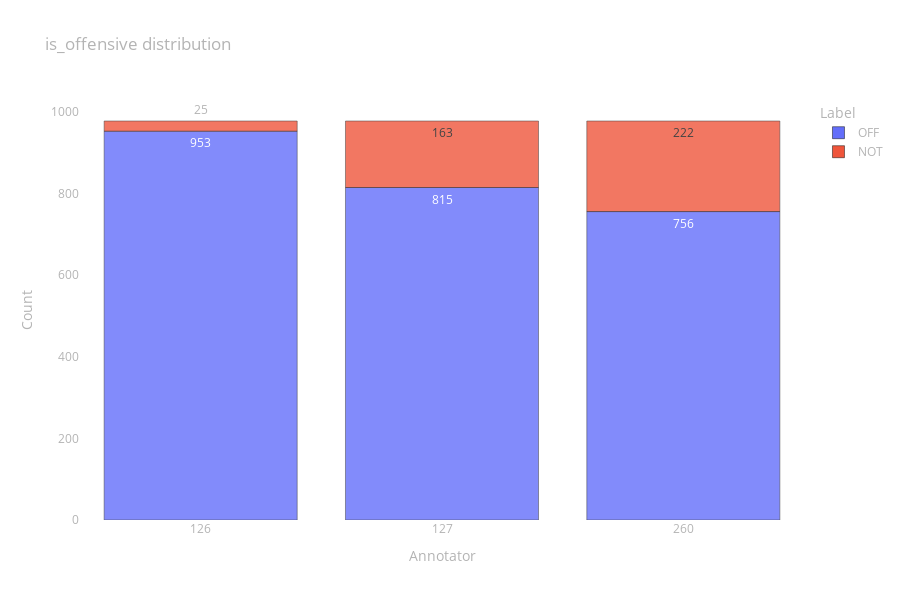

Notebook cell for this chart:
### Code cell
fig = px.bar(
    data_frame=prepare_data_to_px(is_offensive),
    x="Annotator", y="Count", color="Label", opacity=0.8,
    height=600, text="Count", title="is_offensive distribution")

fig.update_layout(layout)

fig.show()

### Figure 1 — Plotly figure (JSON) as saved in the notebook; plotly's stock layout.template omitted (floating-point values rounded to 4 significant figures)
{"data": [{"alignmentgroup": "True", "hovertemplate": "Label=OFF<br>Annotator=%{x}<br>Count=%{text}<extra></extra>", "legendgroup": "OFF", "marker": {"color": "#636efa", "opacity": 0.8, "pattern": {"shape": ""}}, "name": "OFF", "offsetgroup": "OFF", "orientation": "v", "showlegend": true, "text": [953, 815, 756], "textposition": "auto", "type": "bar", "x": [126, 127, 260], "xaxis": "x", "y": [953, 815, 756], "yaxis": "y"}, {"alignmentgroup": "True", "hovertemplate": "Label=NOT<br>Annotator=%{x}<br>Count=%{text}<extra></extra>", "legendgroup": "NOT", "marker": {"color": "#EF553B", "opacity": 0.8, "pattern": {"shape": ""}}, "name": "NOT", "offsetgroup": "NOT", "orientation": "v", "showlegend": true, "text": [25, 163, 222], "textposition": "auto", "type": "bar", "x": [126, 127, 260], "xaxis": "x", "y": [25, 163, 222], "yaxis": "y"}], "layout": {"barmode": "relative", "font": {"color": "rgb(180,180,180)"}, "height": 600, "legend": {"title": {"text": "Label"}, "tracegroupgap": 0}, "paper_bgcolor": "rgba(0,0,0,0)", "plot_bgcolor": "rgba(0,0,0,0)", "title": {"text": "is_offensive distribution"}, "xaxis": {"anchor": "y", "domain": [0, 1], "showgrid": false, "title": {"text": "Annotator"}, "type": "category", "zeroline": false}, "yaxis": {"anchor": "x", "domain": [0, 1], "showgrid": false, "title": {"text": "Count"}, "zeroline": false}}}
